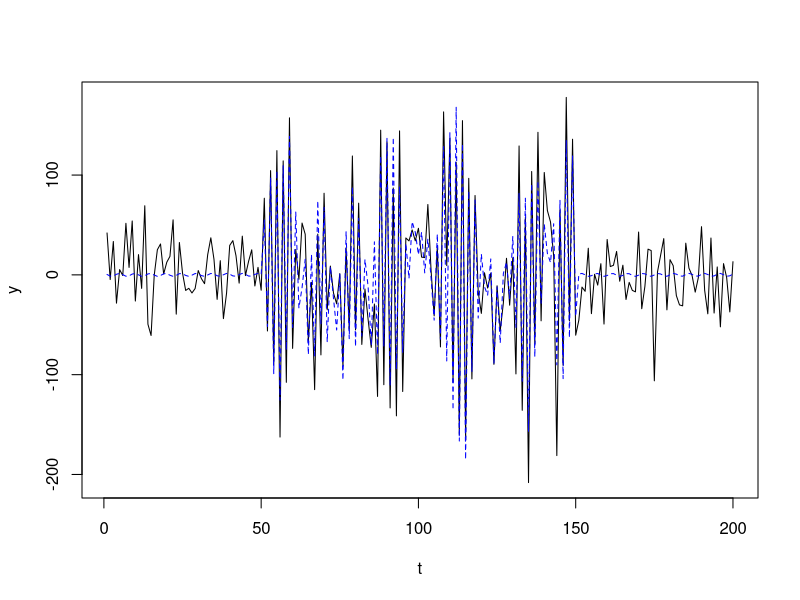
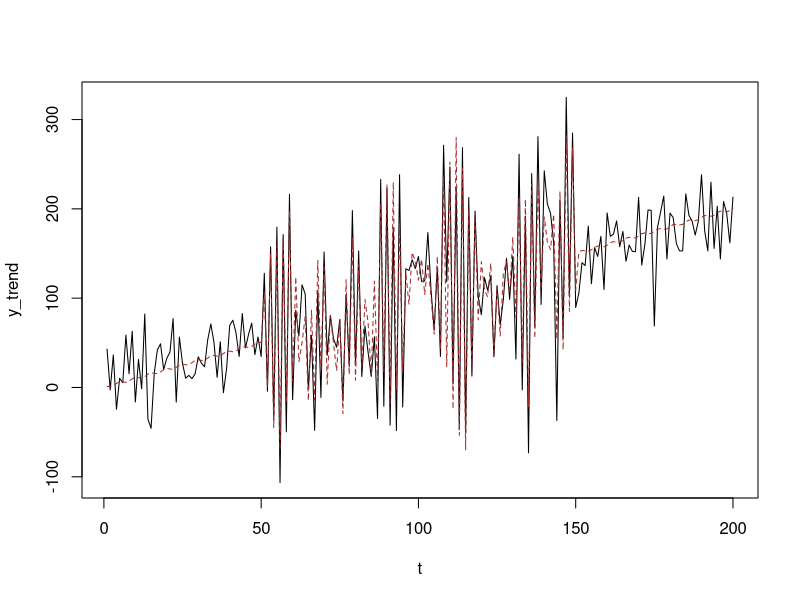

Write the R code that produced these figures, in order. (Note: this script raises an error after producing the figures.)
# The Weierstrass function returning values with a,b, with wf_iteration terms
wf <- function(x,n,a,b)
{
  v <- NULL
  for(j in 1:n)
  {
    v[j] <- (a^j)*cos((b^j)*x)    # the formula of each term in Weierstrass function
  }
  return(sum(v))
}

# The required parameters in Weierstrass function.
a <- 1.5               # this parameter's for amplitude
b <- 5                 # this parameter's for the fluctuations
wf_iteration <- 11     # the iteration is the number of terms in the function's series

# The residual with ~IIDN(mean=0,sd)
std_dev <- 35   # standard deviation
n <- 200        # number of observations
u <- rnorm(n,0,std_dev)

# The index of each observation, acting as time series variable 't'
x <- 1:n








# ================== 1. The simulated AR(0) time-series ================== #

y <- NULL    # The generated volatile variable

# The time-series variable with wf+u values

for(i in 1:n)
{
  if((i <= n/4) || (i > 3*n/4))
  {
    y[i] <- wf(x[i],1,a,b)+u[i]
  }

  else
  {
    y[i] <- wf(x[i],wf_iteration,a,b)+u[i]
  }
}

# The trend of the series

trend <- NULL

for(i in 1:n)
{
  if((i <= n/4) || (i > 3*n/4))
  {
    trend[i] <- wf(x[i],1,a,b)              # wf_iteration=1, denoting stable periods
  }
  
  else
  {
    trend[i] <- wf(x[i],wf_iteration,a,b)   # wf_iteration is specified for volatile periods
  }
}


plot(x, y, type="l",lty=1,xlab = "t")       # the stable and volatile periods shown
lines(x,trend,lty=2,lwd=1, col="blue")                  # the trend is the dashed line
# plot(x, trend, type="l")                  # the plot of trend only
# plot(u,type="l")                          # plot of the random normal u








# The three quarters in the stable and volatile periods.
q01 <- 1:(n/4)
q13 <- ((n/4)+1):(3*n/4)
q34 <- (3*n/4+1):n

# the output would be the variance test of the simulated stable vs volatile periods
list(
      var.test(y[q01],y[q13]),
      var.test(y[q13],y[q34]),
      var.test(y[q01],y[q34])
    )










# ============= 2. The simulated time-series with a upward trend ============= #

y_trend <- NULL

# The equation of the upward trend
trend_coefficient <- (1)*x^(1)

# The time-series generation
for(i in 1:n)
{
  if((i <= n/4) || (i > 3*n/4))
  {
    y_trend[i] <- trend_coefficient[i]+wf(x[i],1,a,b)+u[i]
  }
  
  else
  {
    y_trend[i] <- trend_coefficient[i]+wf(x[i],wf_iteration,a,b)+u[i]
  }
}

# The trend generation (the upward trend is included in this)

trend_trend <- NULL

for(i in 1:n)
{
  if((i <= n/4) || (i > 3*n/4))
  {
    trend_trend[i] <- trend_coefficient[i] +
      wf(x[i],1,a,b)
  }
  
  else
  {
    trend_trend[i] <- trend_coefficient[i] +
      wf(x[i],wf_iteration,a,b)
  }
}


plot(x, y_trend, type="l",xlab = 't')
lines(x,trend_trend,lty=2,col="brown")
# plot(x, trend_trend, type="l")
# plot(x[q13], trend_trend[q13], type="l")







q01 <- 1:(n/4)
q13 <- ((n/4)+1):(3*n/4)
q34 <- (3*n/4+1):n

list(
  var.test(y_trend[q01],y_trend[q13]),
  var.test(y_trend[q13],y_trend[q34]),
  var.test(y_trend[q01],y_trend[q34])
)










# ================== 3. The simulated AR(1) time-series ================== #

y_ar1 <- NULL

# The AR(1) coefficient
rho <- 1

# The AR(1) time-series

for(i in 1:n)
{
  if(i == 1)
  {
    y_ar1[i] <- wf(x[i],1,a,b) + u[i]
  }
  else
  {
    if((i <= n/4) || (i > 3*n/4))                   # the stable period of the first and last quarters
    {
      y_ar1[i] <- wf(x[i],1,a,b) +                  # for stability, wf_iteration_ar1 is 1
        rho*y_ar1[i-1] + u[i]
    }
    
    else                                            # the volatile periods in the second and third quarters
    {
      y_ar1[i] <- wf(x[i],wf_iteration,a,b) +   # for volatility, wf_iteration_ar1 is stated above
        rho*y_ar1[i-1] + u[i]
    }
  }
}

# The trend of the AR(1) model, basically the y_ar1 without the residuals

trend_ar1 <- NULL

for(i in 1:n)
{
  if(i == 1)
  {
    trend_ar1[i] <- wf(x[i],1,a,b)
  }
  else
  {
    if((i <= n/4) || (i > 3*n/4))
    {
      trend_ar1[i] <- wf(x[i],1,a,b) +
        rho*trend_ar1[i-1]
    }
    else
    {
      trend_ar1[i] <- wf(x[i],wf_iteration,a,b) +
        rho*trend_ar1[i-1]
    }
  }
}

# The plots illustrates the time-series and its autoregressive trend
                  
plot(x,y_ar1,type="l",                                # the plot of the time-series
     xlab = 't',
     ylim = c(min(min(trend_ar1), min(y_ar1))-stdev,
              max(max(trend_ar1), max(y_ar1))+stdev)
)
lines(x,trend_ar1,col="red")                          # the plot of the trend












# Variance tests of the differenced for of the time-series within the volatile vs stable periods

q01 <- 1:(n/4)
q13 <- ((n/4)+1):(3*n/4)
q34 <- (3*n/4+1):n
list(
  var.test(diff(y_ar1[q01]),diff(y_ar1[q13])),
  var.test(diff(y_ar1[q13]),diff(y_ar1[q34])),
  var.test(diff(y_ar1[q01]),diff(y_ar1[q34]))
)
